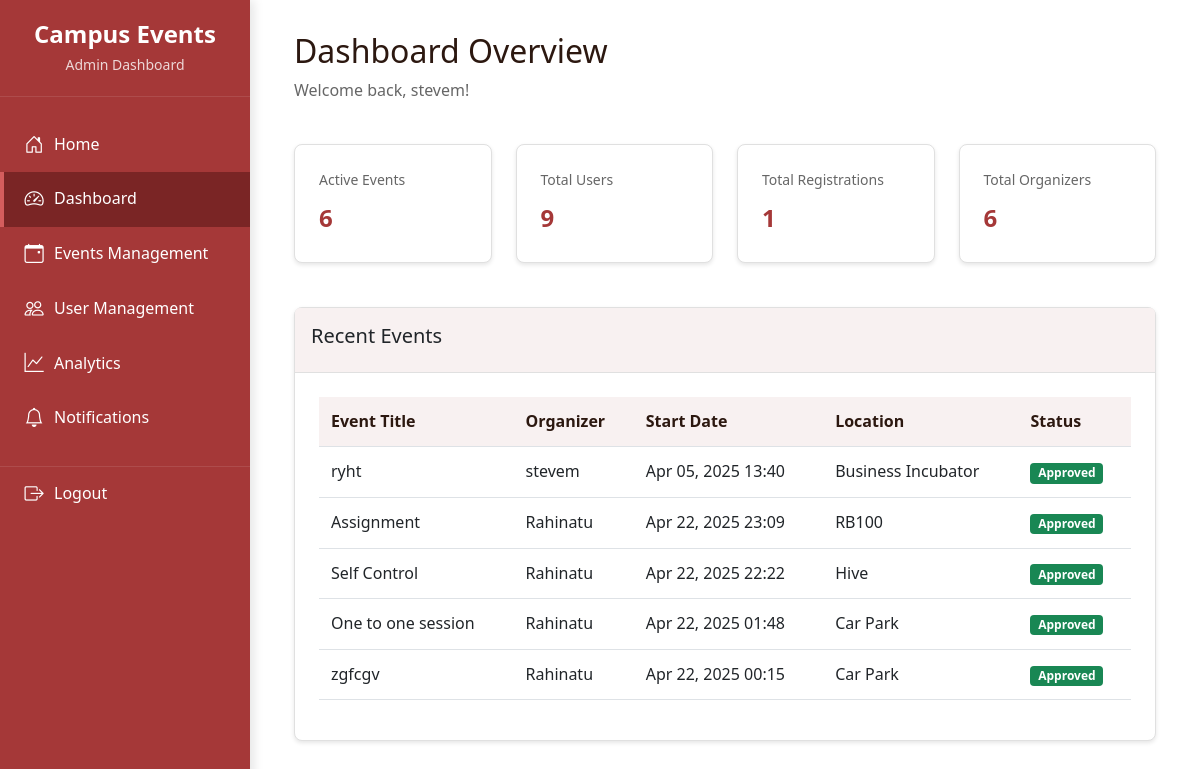
Screenshot of /views/dashboards/admin/admin_dashboard.php (signed in) with the database file from the repository.
### tables this page shows
CREATE TABLE `users` (
  `user_id` int(11) NOT NULL,
  `first_name` varchar(50) NOT NULL,
  `last_name` varchar(50) NOT NULL,
  `email` varchar(100) NOT NULL,
  `password` varchar(255) NOT NULL,
  `role` enum('student','organizer','admin') DEFAULT 'student',
  `created_at` timestamp NOT NULL DEFAULT current_timestamp(),
  `updated_at` timestamp NOT NULL DEFAULT current_timestamp() ON UPDATE current_timestamp()
);

CREATE TABLE `events` (
  `event_id` int(11) NOT NULL,
  `title` varchar(255) NOT NULL,
  `description` text DEFAULT NULL,
  `start_datetime` datetime NOT NULL,
  `end_datetime` datetime NOT NULL,
  `location` varchar(255) DEFAULT NULL,
  `organizer_id` int(11) DEFAULT NULL,
  `category` varchar(100) DEFAULT NULL,
  `max_capacity` int(11) DEFAULT NULL,
  `is_public` tinyint(1) DEFAULT 1,
  `status` enum('pending','approved','rejected','cancelled') DEFAULT 'pending',
  `created_at` timestamp NOT NULL DEFAULT current_timestamp(),
  `updated_at` timestamp NOT NULL DEFAULT current_timestamp() ON UPDATE current_timestamp()
);

### includes/session_handler.php (called while the page is built, shortened)
<?php
function isLoggedIn() {
    return isset($_SESSION['user_id']) && isset($_SESSION['role']);
}
function getUserData() {
    global $conn;
    $userId = $_SESSION['user_id'];
    $stmt = $conn->prepare("SELECT * FROM users WHERE user_id = ?");
    $stmt->bind_param("i", $userId);
    $stmt->execute();
    $result = $stmt->get_result();
    return $result->fetch_assoc();
}
?>

### views/dashboards/admin/admin_dashboard.php (the view, shortened to what this page needs)
<?php
require_once '../../../includes/session_handler.php';
require_once '../../../db/config.php';
$userData = getUserData();
$event_query = "SELECT COUNT(*) as active_events FROM events WHERE status = 'approved'";
$event_result = $conn->query($event_query);
$active_events = $event_result->fetch_assoc()['active_events'];
$registrations_query = "SELECT COUNT(*) as total_registrations FROM registrations";
$registrations_result = $conn->query($registrations_query);
$total_registrations = $registrations_result->fetch_assoc()['total_registrations'];
$users_query = "SELECT COUNT(*) as total_users FROM users";
$users_result = $conn->query($users_query);
$total_users = $users_result->fetch_assoc()['total_users'];
$organizers_query = "SELECT COUNT(*) as total_organizers FROM users WHERE role = 'organizer'";
$organizers_result = $conn->query($organizers_query);
$total_organizers = $organizers_result->fetch_assoc()['total_organizers'];
$recent_events_query = "SELECT e.*, u.first_name as organizer_name
                       FROM events e
                       JOIN users u ON e.organizer_id = u.user_id
                       WHERE e.status = 'approved'
                       ORDER BY e.updated_at DESC
                       LIMIT 5";
$recent_events_result = $conn->query($recent_events_query);
?>
<!DOCTYPE html>
<html lang="en">
<head>
    <link href="https://cdn.jsdelivr.net/npm/bootstrap@5.3.0-alpha1/dist/css/bootstrap.min.css" rel="stylesheet">
    <link rel="stylesheet" href="https://cdn.jsdelivr.net/npm/bootstrap-icons@1.10.0/font/bootstrap-icons.css">
    <link rel="stylesheet" href="../../../assets/css/general-styles.css">
    <link rel="stylesheet" href="../../../assets/css/admin-styles.css">
</head>
<body>
    <div class="admin-sidebar">
        <div class="admin-sidebar-header">
            <h3>Campus Events</h3>
            <div class="small">Admin Dashboard</div>
        </div>
        <ul class="admin-sidebar-menu">
            <li><a href="../../../index.php">
                <i class="bi bi-house-door"></i> Home
            </a></li>
            <li><a href="admin_dashboard.php" class="<?php echo basename($_SERVER['PHP_SELF']) == 'admin_dashboard.php' ? 'active' : ''; ?>">
                <i class="bi bi-speedometer2"></i> Dashboard
            </a></li>
            <li><a href="event_management.php" class="<?php echo basename($_SERVER['PHP_SELF']) == 'event_management.php' ? 'active' : ''; ?>">
                <i class="bi bi-calendar-event"></i> Events Management
            </a></li>
            <li><a href="user_management.php" class="<?php echo basename($_SERVER['PHP_SELF']) == 'user_management.php' ? 'active' : ''; ?>">
                <i class="bi bi-people"></i> User Management
            </a></li>
            <li><a href="analytics.php" class="<?php echo basename($_SERVER['PHP_SELF']) == 'analytics.php' ? 'active' : ''; ?>">
                <i class="bi bi-graph-up"></i> Analytics
            </a></li>
            <li><a href="notifications.php" class="<?php echo basename($_SERVER['PHP_SELF']) == 'notifications.php' ? 'active' : ''; ?>">
                <i class="bi bi-bell"></i> Notifications
            </a></li>
            <li><a href="../../logout.php">
                <i class="bi bi-box-arrow-right"></i> Logout
            </a></li>
        </ul>
    </div>
    <div class="admin-main-content">
        <div class="container-fluid">
            <div class="row mb-4">
                <div class="col-md-12">
                    <h2>Dashboard Overview</h2>
                    <p class="text-muted">Welcome back, <?php echo htmlspecialchars($userData['first_name']); ?>!</p>
                </div>
            </div>
            <div class="row mb-4">
                <div class="col-md-3">
                    <div class="admin-card">
                        <div class="admin-card-title">Active Events</div>
                        <div class="admin-card-value"><?php echo $active_events; ?></div>
                    </div>
                </div>
                <div class="col-md-3">
                    <div class="admin-card">
                        <div class="admin-card-title">Total Users</div>
                        <div class="admin-card-value"><?php echo $total_users; ?></div>
                    </div>
                </div>
                <div class="col-md-3">
                    <div class="admin-card">
                        <div class="admin-card-title">Total Registrations</div>
                        <div class="admin-card-value"><?php echo $total_registrations; ?></div>
                    </div>
                </div>
                <div class="col-md-3">
                    <div class="admin-card">
                        <div class="admin-card-title">Total Organizers</div>
                        <div class="admin-card-value"><?php echo $total_organizers; ?></div>
                    </div>
                </div>
            </div>
            <div class="row">
                <div class="col-md-12">
                    <div class="card">
                        <div class="card-header">
                            <h5 class="card-title">Recent Events</h5>
                        </div>
                        <div class="card-body">
                            <?php if ($recent_events_result->num_rows > 0): ?>
                                <div class="table-responsive">
                                    <table class="table">
                                        <thead>
                                            <tr>
                                                <th>Event Title</th>
                                                <th>Organizer</th>
                                                <th>Start Date</th>
                                                <th>Location</th>
                                                <th>Status</th>
                                            </tr>
                                        </thead>
                                        <tbody>
                                            <?php while ($event = $recent_events_result->fetch_assoc()): ?>
                                                <tr>
                                                    <td><?php echo htmlspecialchars($event['title']); ?></td>
                                                    <td><?php echo htmlspecialchars($event['organizer_name']); ?></td>
                                                    <td><?php echo date('M d, Y H:i', strtotime($event['start_datetime'])); ?></td>
                                                    <td><?php echo htmlspecialchars($event['location']); ?></td>
                                                    <td><span class="badge bg-success">Approved</span></td>
                                                </tr>
                                            <?php endwhile; ?>
                                        </tbody>
                                    </table>
                                </div>
                            <?php else: ?>
                                <p class="text-muted">No recent events found.</p>
                            <?php endif; ?>
                        </div>
                    </div>
                </div>
            </div>
        </div>
    </div>
</body>
</html>

### assets/css/general-styles.css (style rules this page uses)
:root { --primary-color: #A53838; --secondary-color: #F8F1F1; --accent-color: #D45D5D; --background-color: #FFFFFF; --text-primary: #2C1810; --text-secondary: #666666; --text-light: #FFFFFF; --text-dark: #333333; --success-color: #4CAF50; --warning-color: #FFC107; --danger-color: #F44336; --info-color: #2196F3; --border-color: #E0E0E0; --shadow-color: rgba(0, 0, 0, 0.1); --hover-color: #8B2D2D; --active-color: #7A2525; --danger-hover: #D32F2F; }
body { background-color: var(--background-color); font-family: 'Segoe UI', Tahoma, Geneva, Verdana, sans-serif; color: var(--text-primary); line-height: 1.6; }
.card { background-color: var(--background-color); border-radius: 8px; box-shadow: 0 2px 4px var(--shadow-color); border: 1px solid var(--border-color); margin-bottom: 1.5rem; }
.card-header { background-color: var(--secondary-color); border-bottom: 1px solid var(--border-color); padding: 1rem; }
.card-body { padding: 1.5rem; }
.table { width: 100%; margin-bottom: 1rem; background-color: var(--background-color); }
.table th { background-color: var(--secondary-color); color: var(--text-primary); font-weight: 600; padding: 0.75rem; }
.table td { padding: 0.75rem; vertical-align: middle; }
.badge { padding: 0.35em 0.65em; font-size: 0.75em; font-weight: 600; border-radius: 4px; }

### assets/css/admin-styles.css (style rules this page uses)
:root { --admin-primary: var(--primary-color); --admin-secondary: var(--primary-color); --admin-accent: var(--accent-color); --admin-text: var(--text-light); --admin-hover: var(--hover-color); }
.admin-sidebar { position: fixed; top: 0; left: 0; height: 100vh; width: 250px; background: var(--primary-color); color: var(--text-light); padding: 0; transition: all 0.3s; z-index: 1000; }
.admin-sidebar-header { padding: 20px; background: var(--primary-color); text-align: center; border-bottom: 1px solid rgba(255, 255, 255, 0.1); }
.admin-sidebar-header h3 { margin: 0; color: var(--text-light); font-size: 1.5rem; font-weight: 600; }
.admin-sidebar-header .small { font-size: 0.8rem; opacity: 0.8; color: var(--text-light); }
.admin-sidebar-menu { list-style: none; padding: 0; margin: 0; }
.admin-sidebar-menu li { margin: 0; padding: 0; }
.admin-sidebar-menu a { display: flex; align-items: center; padding: 15px 20px; color: var(--text-light); text-decoration: none; transition: all 0.3s; border-left: 4px solid transparent; }
.admin-sidebar-menu a i { margin-right: 10px; font-size: 1.2rem; width: 20px; text-align: center; }
.admin-sidebar-menu a.active { background: var(--primary-color); border-left: 4px solid var(--accent-color); color: var(--text-light); }
.admin-main-content { margin-left: 250px; padding: 20px; min-height: 100vh; background: #f8f9fa; }
.admin-card { background: white; border-radius: 10px; box-shadow: 0 2px 4px rgba(0,0,0,0.1); padding: 20px; margin-bottom: 20px; transition: transform 0.3s; }
.admin-card-title { color: var(--primary-color); font-size: 1.1rem; margin-bottom: 15px; }
.admin-card-value { font-size: 2rem; font-weight: bold; color: var(--accent-color); }

### rows the page displays
users: first_name "stevem"
events: title "ryht", organizer.first_name "stevem", start_datetime "Apr 05, 2025 13:40", location "Business Incubator"
events: title "Assignment", organizer.first_name "Rahinatu", start_datetime "Apr 22, 2025 23:09", location "RB100"
events: title "Self Control", organizer.first_name "Rahinatu", start_datetime "Apr 22, 2025 22:22", location "Hive"
events: title "One to one session", organizer.first_name "Rahinatu", start_datetime "Apr 22, 2025 01:48", location "Car Park"
events: title "zgfcgv", organizer.first_name "Rahinatu", start_datetime "Apr 22, 2025 00:15", location "Car Park"

### other values shown
$active_events "6"
$total_users "9"
$total_registrations "1"
$total_organizers "6"
